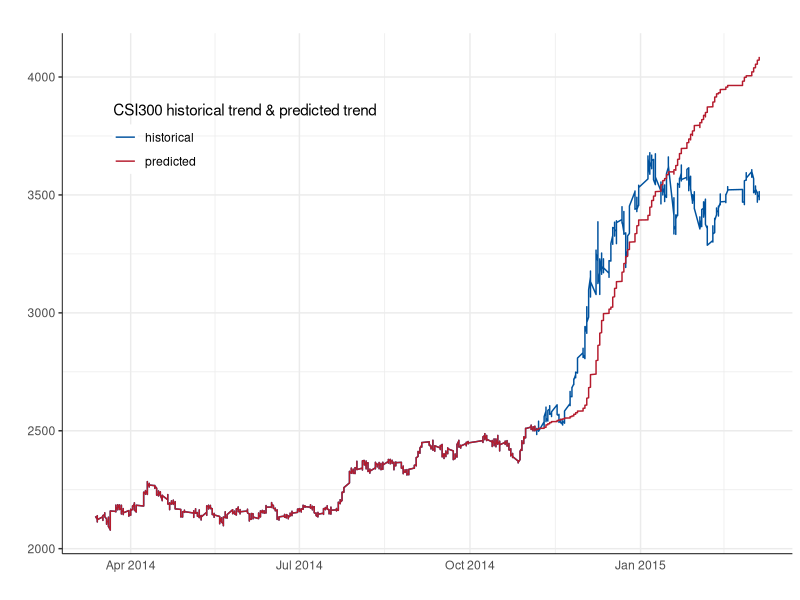
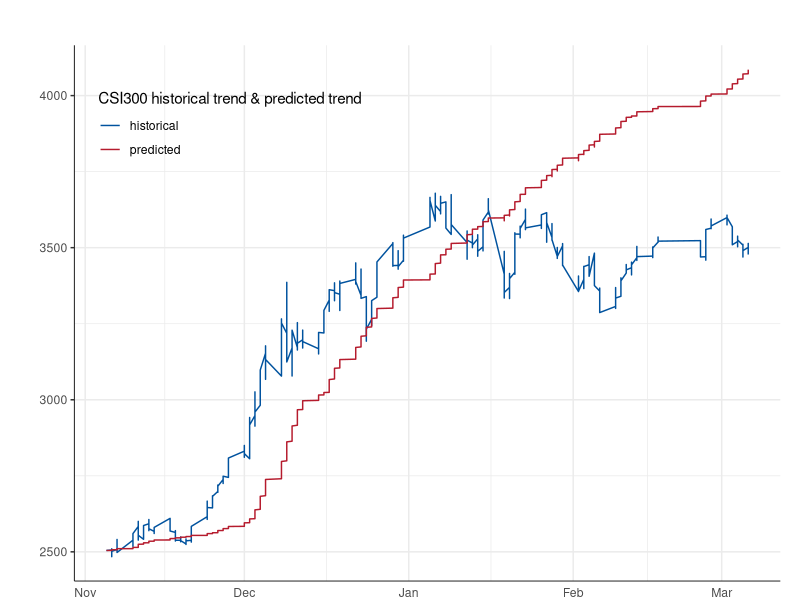
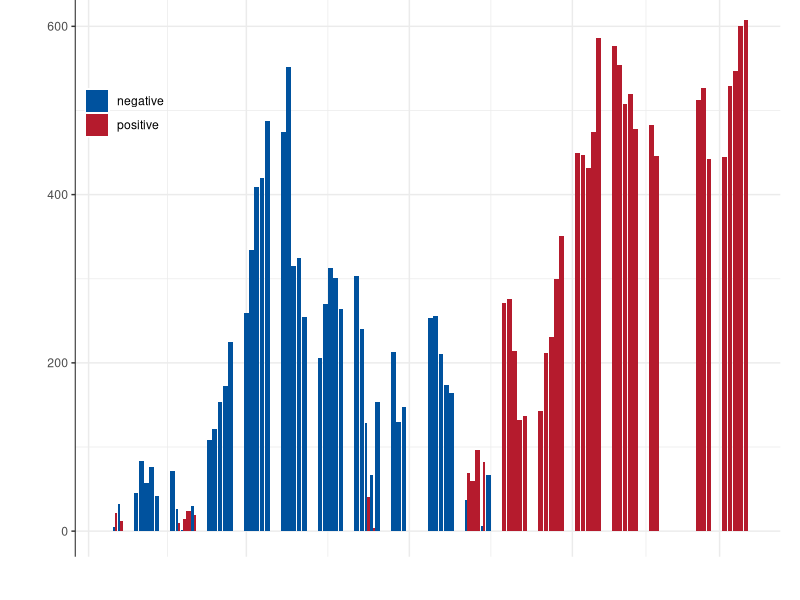
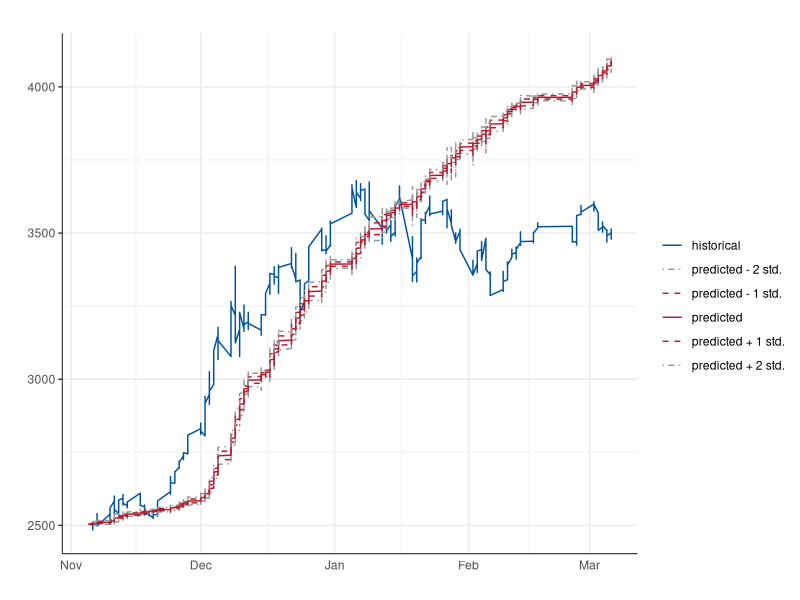
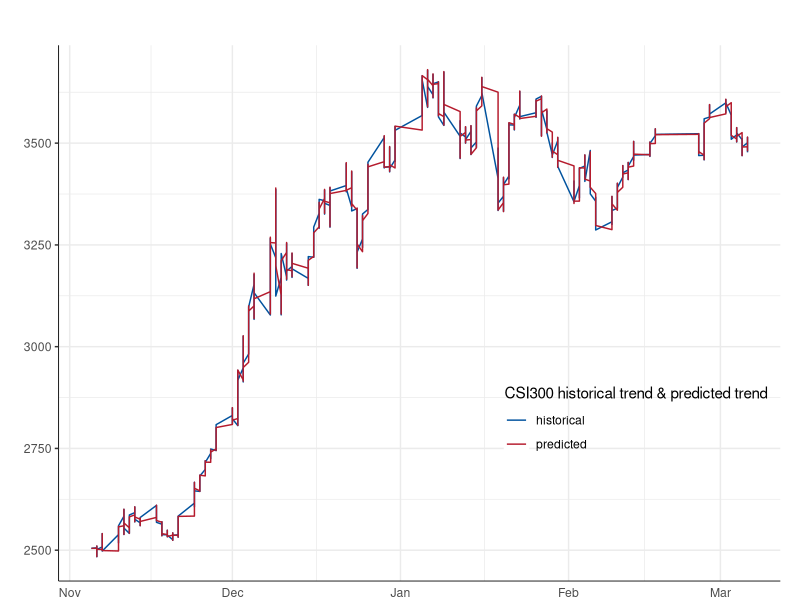
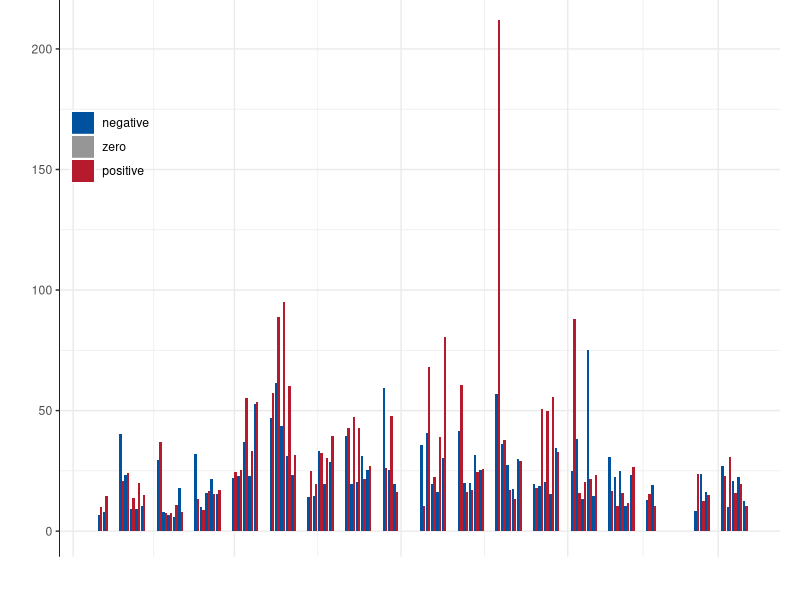
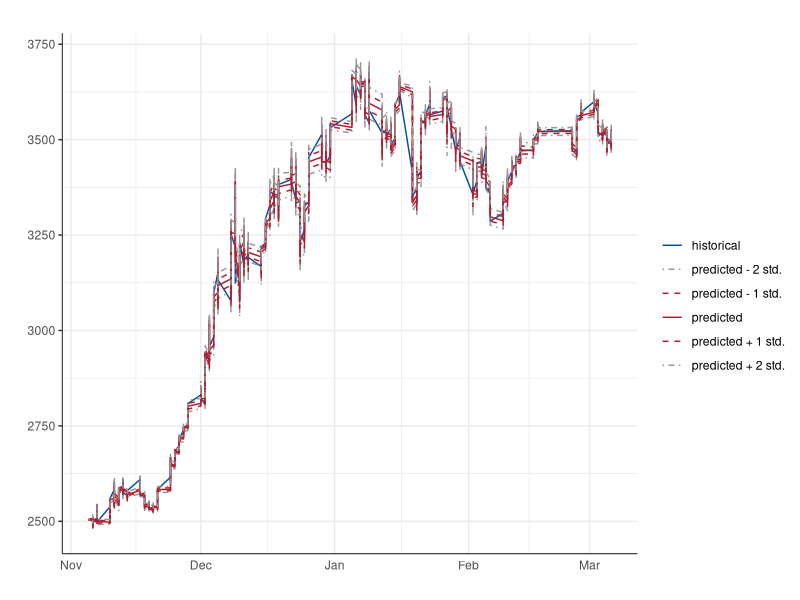
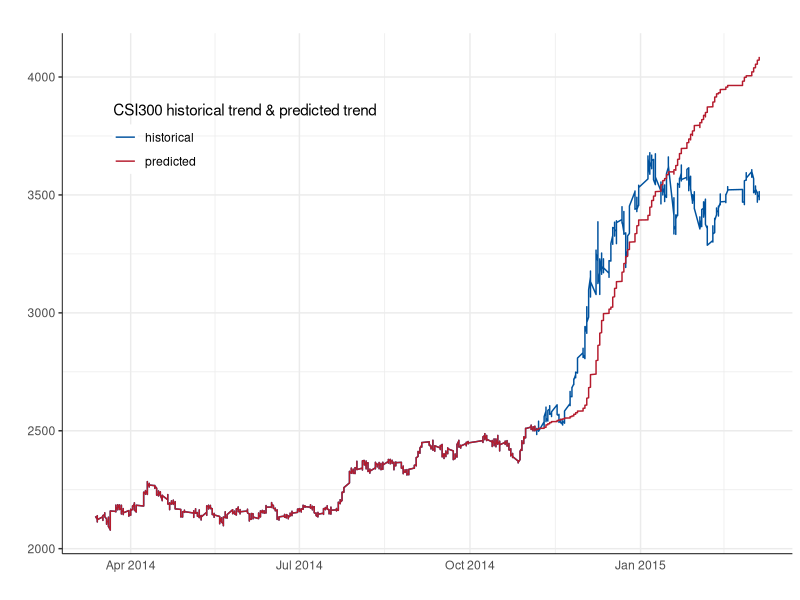

Write R code to recreate these figures, in order.
# Plot - HMM Prediction
#
# Color Scheme:
#   Blue: #00529e
#   Red:  #b51b2d
#   Gray: #969696

library(ggplot2)
library(dplyr)
library(reshape2)
library(grid)
setwd('/Users/troy_sky/Documents/R/Thesis/10min_1415')
vplayout = function(x, y) viewport(layout.pos.row = x, layout.pos.col = y)

# Data Loading
dataFullIndex = read.csv('dataHistoricalIndex.csv')
dataRetPrediction = read.csv('dataHMMPrediction.csv')
dataRetIn = read.csv('dataInSample.csv')

numStdDay = 5
numStdMin = 240/10
dataOut = dataRetPrediction[(nrow(dataRetIn)+1):(nrow(dataRetPrediction)-1),]
dataOut$real = diff(log(dataFullIndex$close))[(nrow(dataRetIn)+numStdDay*numStdMin+1):(nrow(dataFullIndex)-1)]
dataOut$right = sign(dataOut$ret) == sign(dataOut$real)
winRatio = sum(dataOut$right) / nrow(dataOut)
print(winRatio)

# Figure 1 - Prediction full index line
dataIndexPredictionFull = merge(dataFullIndex,dataRetPrediction,by = 'time',all.x = T)
dataIndexPredictionFull[numStdDay*numStdMin,c('ret','std')] = 0
dataIndexPredictionFull = na.omit(dataIndexPredictionFull)
dataIndexPredictionFull$cumret = cumsum(dataIndexPredictionFull$ret)
dataIndexPredictionFull$predict = dataIndexPredictionFull$close[1]*exp(dataIndexPredictionFull$cumret)
dataIndexPredictionFullPlot = melt(dataIndexPredictionFull[,c('time','close','predict')],id.vars = 'time')

predictionFig1 = ggplot(data = dataIndexPredictionFullPlot,aes(x = as.Date(time),y = value)) + 
  geom_line(aes(color = variable)) + 
  scale_color_manual('CSI300 historical trend & predicted trend',
                     labels = c('historical','predicted'),
                     values = c('#00529e','#b51b2d')) + 
  theme_bw() + 
  theme(panel.background = element_blank()) + 
  theme(panel.border = element_blank()) + 
  theme(axis.line = element_line(size = 0.3)) + 
  theme(axis.ticks.x = element_blank()) + 
  theme(legend.position = c(0.25,0.8)) + 
  theme(legend.key = element_rect(color = '#ffffff')) + 
  theme(legend.background = element_blank()) + 
  labs(x = '',y = '',title = '')
print(predictionFig1)
ggsave('predictionFig1.pdf',predictionFig1,width = 10,height = 4)

# Figure 2 - Prediction partial index line & error bar
dataIndexPrediction = dataIndexPredictionFull[(nrow(dataRetIn)+1):nrow(dataIndexPredictionFull),]
dataIndexPredictionPlot = melt(dataIndexPrediction[,c('time','close','predict')],id.vars = 'time')
dataIndexPredictionError = dataIndexPrediction %>% 
  mutate(dif = predict - close,sign = sign(dif)) %>% 
  select(time,dif,sign)

predictionFig2_Up = ggplot(data = dataIndexPredictionPlot,aes(x = as.Date(time),y = value)) + 
  geom_line(aes(color = variable),size = 0.5) + 
  scale_color_manual('CSI300 historical trend & predicted trend',
                     labels = c('historical','predicted'),
                     values = c('#00529e','#b51b2d')) + 
  theme_bw() + 
  theme(panel.background = element_blank()) + 
  theme(panel.border = element_blank()) + 
  theme(axis.line = element_line(size = 0.3)) + 
  theme(axis.ticks.x = element_blank()) + 
  theme(legend.position = c(0.22,0.85)) + 
  theme(legend.key = element_rect(color = '#ffffff')) + 
  theme(legend.background = element_blank()) + 
  labs(x = '',y = '',title = '') + 
  theme(plot.margin = unit(c(0.5,0.5,-0.5,0.5),'cm'))
print(predictionFig2_Up)

predictionFig2_Down = ggplot(data = dataIndexPredictionError,aes(x = as.Date(time),y = abs(dif))) + 
  geom_bar(stat = 'identity',aes(fill = as.factor(sign)),position = 'dodge') + 
  scale_fill_manual('',labels = c('negative','positive'),
                       values = c('#00529e','#b51b2d')) + 
  theme_bw() + 
  theme(panel.background = element_blank()) + 
  theme(panel.border = element_blank()) + 
  theme(axis.line = element_line(size = 0.3)) + 
  theme(axis.line.x = element_blank()) + 
  theme(axis.ticks.x = element_blank()) + 
  theme(axis.text.x = element_blank()) + 
  theme(legend.position = c(0.07,0.81)) + 
  theme(legend.direction = 'vertical') + 
  theme(legend.key = element_rect(color = '#ffffff')) + 
  theme(legend.background = element_blank()) + 
  labs(x = '',y = '',title = '') + 
  theme(plot.margin = unit(c(-0.8,0.5,0.5,0.7),'cm'))
print(predictionFig2_Down)

pdf('predictionFig2.pdf', width = 10, height = 6)
grid.newpage()
pushViewport(viewport(layout = grid.layout(5, 1)))
print(predictionFig2_Up, vp = vplayout(1:3, 1))
print(predictionFig2_Down, vp = vplayout(4:5, 1))
dev.off()

# Figure 3 - Prediction line plot with std
dataIndexPrediction[1,c('ret','std')] = 0
dataIndexPrediction$cumret = cumsum(dataIndexPrediction$ret)
dataIndexPredictionStd = dataIndexPrediction %>% 
  mutate(predict_n1 = close[1]*exp(cumret - std),
         predict_n2 = close[1]*exp(cumret - 2*std),
         predict_p1 = close[1]*exp(cumret + std),
         predict_p2 = close[1]*exp(cumret + 2*std)) %>% 
  select(time,close,predict_n2,predict_n1,predict,predict_p1,predict_p2)
dataIndexPredictionStdPlot = melt(dataIndexPredictionStd,id.vars = 'time')

predictionFig3 = ggplot(data = dataIndexPredictionStdPlot,aes(x = as.Date(time),y = value)) + 
  geom_line(aes(color = variable,linetype = variable)) + 
  scale_color_manual('',
                     labels = c('historical','predicted - 2 std.','predicted - 1 std.',
                                'predicted','predicted + 1 std.','predicted + 2 std.'),
                     values = c('#00529e','#969696','#b51b2d','#b51b2d','#b51b2d','#969696')) + 
  scale_linetype_manual('',
                        labels = c('historical','predicted - 2 std.','predicted - 1 std.',
                                   'predicted','predicted + 1 std.','predicted + 2 std.'),
                        values = c(1,4,2,1,2,4)) + 
  theme_bw() + 
  theme(panel.background = element_blank()) + 
  theme(panel.border = element_blank()) + 
  theme(axis.line = element_line(size = 0.3)) + 
  theme(axis.ticks.x = element_blank()) + 
  theme(legend.key = element_rect(color = '#ffffff')) + 
  theme(legend.background = element_blank()) + 
  labs(x = '',y = '',title = '')
print(predictionFig3)
ggsave('predictionFig3.pdf',predictionFig3,width = 12,height = 4)

# Figure 4 - Prediction partial index line & error bar
dataIndexPredictionDynamic = dataIndexPrediction %>% 
  mutate(predictDyn = c(close[1],close[1:(nrow(dataIndexPrediction)-1)]*exp(ret[2:nrow(dataIndexPrediction)]))) %>% 
  select(time,close,predict = predictDyn)
dataIndexPredictionDynamicPlot = melt(dataIndexPredictionDynamic[,c('time','close','predict')],id.vars = 'time')
dataIndexPredictionDynamicError = dataIndexPredictionDynamic %>% 
  mutate(dif = predict - close,sign = sign(dif)) %>% 
  select(time,dif,sign)

predictionFig4_Up = ggplot(data = dataIndexPredictionDynamicPlot,aes(x = as.Date(time),y = value)) + 
  geom_line(aes(color = variable),size = 0.5) + 
  scale_color_manual('CSI300 historical trend & predicted trend',
                     labels = c('historical','predicted'),
                     values = c('#00529e','#b51b2d')) + 
  theme_bw() + 
  theme(panel.background = element_blank()) + 
  theme(panel.border = element_blank()) + 
  theme(axis.line = element_line(size = 0.3)) + 
  theme(axis.ticks.x = element_blank()) + 
  theme(legend.position = c(0.8,0.3)) + 
  theme(legend.key = element_rect(color = '#ffffff')) + 
  theme(legend.background = element_blank()) + 
  labs(x = '',y = '',title = '') + 
  theme(plot.margin = unit(c(0.5,0.5,-0.5,0.1),'cm'))
print(predictionFig4_Up)

predictionFig4_Down = ggplot(data = dataIndexPredictionDynamicError,aes(x = as.Date(time),y = abs(dif))) + 
  geom_bar(stat = 'identity',aes(fill = as.factor(sign)),position = 'dodge') + 
  scale_fill_manual('',labels = c('negative','zero','positive'),
                    values = c('#00529e','#969696','#b51b2d')) + 
  theme_bw() + 
  theme(panel.background = element_blank()) + 
  theme(panel.border = element_blank()) + 
  theme(axis.line = element_line(size = 0.3)) + 
  theme(axis.line.x = element_blank()) + 
  theme(axis.ticks.x = element_blank()) + 
  theme(axis.text.x = element_blank()) + 
  theme(legend.position = c(0.07,0.75)) + 
  theme(legend.direction = 'vertical') + 
  theme(legend.key = element_rect(color = '#ffffff')) + 
  theme(legend.background = element_blank()) + 
  labs(x = '',y = '',title = '') + 
  theme(plot.margin = unit(c(-0.8,0.5,0.5,0.3),'cm'))
print(predictionFig4_Down)

pdf('predictionFig4.pdf', width = 10, height = 6)
grid.newpage()
pushViewport(viewport(layout = grid.layout(5, 1)))
print(predictionFig4_Up, vp = vplayout(1:3, 1))
print(predictionFig4_Down, vp = vplayout(4:5, 1))
dev.off()

# Figure 5 - Prediction line plot with std
dataIndexPredictionDynamicStd = dataIndexPrediction %>% 
  mutate(predict = c(close[1],close[1:(nrow(dataIndexPrediction)-1)]*exp(ret[2:nrow(dataIndexPrediction)])),
         predict_n1 = c(close[1],close[1:(nrow(dataIndexPrediction)-1)]*
                          exp(ret[2:nrow(dataIndexPrediction)] - std[2:nrow(dataIndexPrediction)])),
         predict_n2 = c(close[1],close[1:(nrow(dataIndexPrediction)-1)]*
                          exp(ret[2:nrow(dataIndexPrediction)] - 2*std[2:nrow(dataIndexPrediction)])),
         predict_p1 = c(close[1],close[1:(nrow(dataIndexPrediction)-1)]*
                          exp(ret[2:nrow(dataIndexPrediction)] + std[2:nrow(dataIndexPrediction)])),
         predict_p2 = c(close[1],close[1:(nrow(dataIndexPrediction)-1)]*
                          exp(ret[2:nrow(dataIndexPrediction)] + 2*std[2:nrow(dataIndexPrediction)]))) %>% 
  select(time,close,predict_n2,predict_n1,predict,predict_p1,predict_p2)
dataIndexPredictionDynamicStdPlot = melt(dataIndexPredictionDynamicStd,id.vars = 'time')

predictionFig5 = ggplot(data = dataIndexPredictionDynamicStdPlot,aes(x = as.Date(time),y = value)) + 
  geom_line(aes(color = variable,linetype = variable)) + 
  scale_color_manual('',
                     labels = c('historical','predicted - 2 std.','predicted - 1 std.',
                                'predicted','predicted + 1 std.','predicted + 2 std.'),
                     values = c('#00529e','#969696','#b51b2d','#b51b2d','#b51b2d','#969696')) + 
  scale_linetype_manual('',
                        labels = c('historical','predicted - 2 std.','predicted - 1 std.',
                                   'predicted','predicted + 1 std.','predicted + 2 std.'),
                        values = c(1,4,2,1,2,4)) + 
  theme_bw() + 
  theme(panel.background = element_blank()) + 
  theme(panel.border = element_blank()) + 
  theme(axis.line = element_line(size = 0.3)) + 
  theme(axis.ticks.x = element_blank()) + 
  theme(legend.key = element_rect(color = '#ffffff')) + 
  theme(legend.background = element_blank()) + 
  labs(x = '',y = '',title = '')
print(predictionFig5)
ggsave('predictionFig5.pdf',predictionFig5,width = 12,height = 4)
